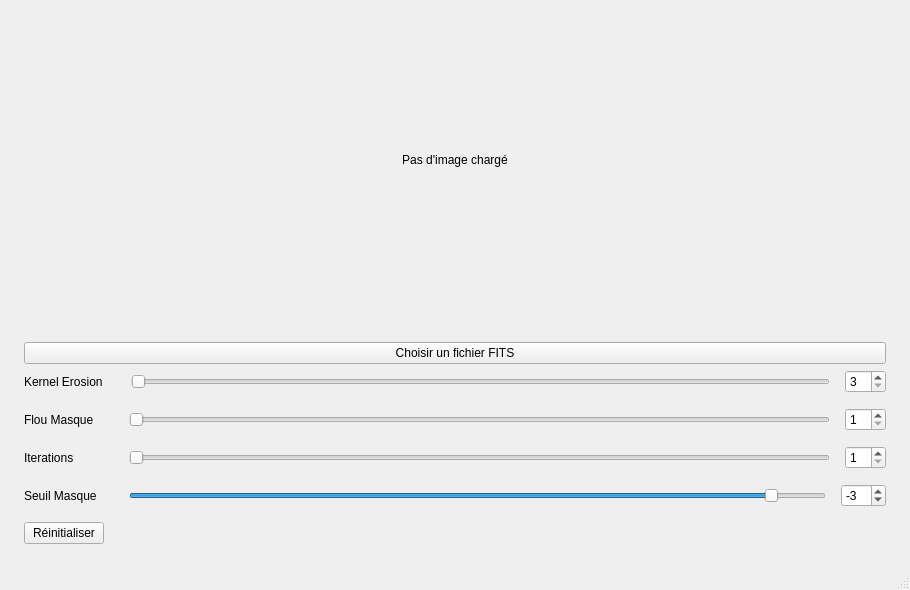
<?xml version="1.0" encoding="UTF-8"?>
<ui version="4.0">
 <class>MainWindow</class>
 <widget class="QMainWindow" name="MainWindow">
  <property name="geometry">
   <rect>
    <x>0</x>
    <y>0</y>
    <width>910</width>
    <height>590</height>
   </rect>
  </property>
  <property name="windowTitle">
   <string>MainWindow</string>
  </property>
  <widget class="QWidget" name="centralwidget">
   <layout class="QGridLayout" name="gridLayout">
    <property name="leftMargin">
     <number>24</number>
    </property>
    <property name="topMargin">
     <number>24</number>
    </property>
    <property name="rightMargin">
     <number>24</number>
    </property>
    <property name="bottomMargin">
     <number>24</number>
    </property>
    <item row="0" column="0">
     <layout class="QVBoxLayout" name="verticalLayout_2">
      <item>
       <widget class="QLabel" name="lbl_display">
        <property name="sizePolicy">
         <sizepolicy hsizetype="Preferred" vsizetype="Expanding">
          <horstretch>0</horstretch>
          <verstretch>0</verstretch>
         </sizepolicy>
        </property>
        <property name="text">
         <string>Pas d'image chargé</string>
        </property>
        <property name="alignment">
         <set>Qt::AlignmentFlag::AlignCenter</set>
        </property>
       </widget>
      </item>
      <item>
       <spacer name="verticalSpacer">
        <property name="orientation">
         <enum>Qt::Orientation::Vertical</enum>
        </property>
        <property name="sizeType">
         <enum>QSizePolicy::Policy::Minimum</enum>
        </property>
        <property name="sizeHint" stdset="0">
         <size>
          <width>20</width>
          <height>40</height>
         </size>
        </property>
       </spacer>
      </item>
      <item>
       <widget class="QPushButton" name="btn_open">
        <property name="text">
         <string>Choisir un fichier FITS</string>
        </property>
       </widget>
      </item>
      <item>
       <layout class="QVBoxLayout" name="verticalLayout">
        <property name="spacing">
         <number>15</number>
        </property>
        <item>
         <layout class="QHBoxLayout" name="horizontalLayout">
          <item>
           <widget class="QLabel" name="label">
            <property name="text">
             <string>Kernel Erosion    </string>
            </property>
           </widget>
          </item>
          <item>
           <widget class="QSlider" name="sld_kernel">
            <property name="minimum">
             <number>3</number>
            </property>
            <property name="maximum">
             <number>71</number>
            </property>
            <property name="orientation">
             <enum>Qt::Orientation::Horizontal</enum>
            </property>
            <property name="tickPosition">
             <enum>QSlider::TickPosition::NoTicks</enum>
            </property>
           </widget>
          </item>
          <item>
           <widget class="QSpinBox" name="spin_kernel">
            <property name="minimum">
             <number>3</number>
            </property>
            <property name="maximum">
             <number>71</number>
            </property>
           </widget>
          </item>
         </layout>
        </item>
        <item>
         <layout class="QHBoxLayout" name="horizontalLayout_3">
          <item>
           <widget class="QLabel" name="label_2">
            <property name="text">
             <string>Flou Masque      </string>
            </property>
           </widget>
          </item>
          <item>
           <widget class="QSlider" name="sld_blur">
            <property name="minimum">
             <number>1</number>
            </property>
            <property name="maximum">
             <number>31</number>
            </property>
            <property name="singleStep">
             <number>2</number>
            </property>
            <property name="value">
             <number>1</number>
            </property>
            <property name="orientation">
             <enum>Qt::Orientation::Horizontal</enum>
            </property>
           </widget>
          </item>
          <item>
           <widget class="QSpinBox" name="spin_blur">
            <property name="minimum">
             <number>1</number>
            </property>
            <property name="maximum">
             <number>31</number>
            </property>
            <property name="singleStep">
             <number>2</number>
            </property>
           </widget>
          </item>
         </layout>
        </item>
        <item>
         <layout class="QHBoxLayout" name="horizontalLayout_4">
          <item>
           <widget class="QLabel" name="lbl_iter">
            <property name="text">
             <string>Iterations            </string>
            </property>
           </widget>
          </item>
          <item>
           <widget class="QSlider" name="sld_iter">
            <property name="minimum">
             <number>1</number>
            </property>
            <property name="maximum">
             <number>99</number>
            </property>
            <property name="value">
             <number>1</number>
            </property>
            <property name="orientation">
             <enum>Qt::Orientation::Horizontal</enum>
            </property>
           </widget>
          </item>
          <item>
           <widget class="QSpinBox" name="spin_iter">
            <property name="minimum">
             <number>1</number>
            </property>
           </widget>
          </item>
         </layout>
        </item>
        <item>
         <layout class="QHBoxLayout" name="horizontalLayout_5">
          <item>
           <widget class="QLabel" name="lbl_threshold">
            <property name="text">
             <string>Seuil Masque     </string>
            </property>
           </widget>
          </item>
          <item>
           <widget class="QSlider" name="sld_threshold">
            <property name="minimum">
             <number>-30</number>
            </property>
            <property name="maximum">
             <number>-1</number>
            </property>
            <property name="singleStep">
             <number>0</number>
            </property>
            <property name="value">
             <number>-3</number>
            </property>
            <property name="orientation">
             <enum>Qt::Orientation::Horizontal</enum>
            </property>
           </widget>
          </item>
          <item>
           <widget class="QSpinBox" name="spin_threshold">
            <property name="minimum">
             <number>-30</number>
            </property>
            <property name="maximum">
             <number>-1</number>
            </property>
            <property name="value">
             <number>-3</number>
            </property>
           </widget>
          </item>
         </layout>
        </item>
        <item>
         <layout class="QHBoxLayout" name="horizontalLayout_6">
          <item>
           <widget class="QPushButton" name="btn_reset">
            <property name="text">
             <string>Réinitialiser</string>
            </property>
           </widget>
          </item>
          <item>
           <spacer name="horizontalSpacer">
            <property name="orientation">
             <enum>Qt::Orientation::Horizontal</enum>
            </property>
            <property name="sizeType">
             <enum>QSizePolicy::Policy::Expanding</enum>
            </property>
            <property name="sizeHint" stdset="0">
             <size>
              <width>40</width>
              <height>20</height>
             </size>
            </property>
           </spacer>
          </item>
         </layout>
        </item>
       </layout>
      </item>
     </layout>
    </item>
   </layout>
  </widget>
  <widget class="QMenuBar" name="menubar">
   <property name="geometry">
    <rect>
     <x>0</x>
     <y>0</y>
     <width>910</width>
     <height>21</height>
    </rect>
   </property>
  </widget>
  <widget class="QStatusBar" name="statusbar"/>
 </widget>
 <resources/>
 <connections>
  <connection>
   <sender>sld_kernel</sender>
   <signal>valueChanged(int)</signal>
   <receiver>spin_kernel</receiver>
   <slot>setValue(int)</slot>
   <hints>
    <hint type="sourcelabel">
     <x>663</x>
     <y>488</y>
    </hint>
    <hint type="destinationlabel">
     <x>817</x>
     <y>491</y>
    </hint>
   </hints>
  </connection>
  <connection>
   <sender>spin_kernel</sender>
   <signal>valueChanged(int)</signal>
   <receiver>sld_kernel</receiver>
   <slot>setValue(int)</slot>
   <hints>
    <hint type="sourcelabel">
     <x>804</x>
     <y>495</y>
    </hint>
    <hint type="destinationlabel">
     <x>701</x>
     <y>496</y>
    </hint>
   </hints>
  </connection>
  <connection>
   <sender>sld_blur</sender>
   <signal>valueChanged(int)</signal>
   <receiver>spin_blur</receiver>
   <slot>setValue(int)</slot>
   <hints>
    <hint type="sourcelabel">
     <x>701</x>
     <y>531</y>
    </hint>
    <hint type="destinationlabel">
     <x>802</x>
     <y>529</y>
    </hint>
   </hints>
  </connection>
  <connection>
   <sender>spin_blur</sender>
   <signal>valueChanged(int)</signal>
   <receiver>sld_blur</receiver>
   <slot>setValue(int)</slot>
   <hints>
    <hint type="sourcelabel">
     <x>806</x>
     <y>532</y>
    </hint>
    <hint type="destinationlabel">
     <x>681</x>
     <y>532</y>
    </hint>
   </hints>
  </connection>
  <connection>
   <sender>sld_iter</sender>
   <signal>valueChanged(int)</signal>
   <receiver>spin_iter</receiver>
   <slot>setValue(int)</slot>
   <hints>
    <hint type="sourcelabel">
     <x>688</x>
     <y>566</y>
    </hint>
    <hint type="destinationlabel">
     <x>809</x>
     <y>570</y>
    </hint>
   </hints>
  </connection>
  <connection>
   <sender>spin_iter</sender>
   <signal>valueChanged(int)</signal>
   <receiver>sld_iter</receiver>
   <slot>setValue(int)</slot>
   <hints>
    <hint type="sourcelabel">
     <x>805</x>
     <y>568</y>
    </hint>
    <hint type="destinationlabel">
     <x>674</x>
     <y>570</y>
    </hint>
   </hints>
  </connection>
  <connection>
   <sender>sld_threshold</sender>
   <signal>valueChanged(int)</signal>
   <receiver>spin_threshold</receiver>
   <slot>setValue(int)</slot>
   <hints>
    <hint type="sourcelabel">
     <x>752</x>
     <y>609</y>
    </hint>
    <hint type="destinationlabel">
     <x>846</x>
     <y>621</y>
    </hint>
   </hints>
  </connection>
  <connection>
   <sender>spin_threshold</sender>
   <signal>valueChanged(int)</signal>
   <receiver>sld_threshold</receiver>
   <slot>setValue(int)</slot>
   <hints>
    <hint type="sourcelabel">
     <x>808</x>
     <y>608</y>
    </hint>
    <hint type="destinationlabel">
     <x>712</x>
     <y>604</y>
    </hint>
   </hints>
  </connection>
 </connections>
</ui>
